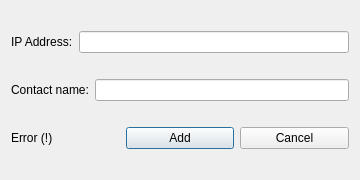
<?xml version="1.0" encoding="UTF-8"?>
<ui version="4.0">
 <class>DialogNewContact</class>
 <widget class="QDialog" name="DialogNewContact">
  <property name="windowModality">
   <enum>Qt::ApplicationModal</enum>
  </property>
  <property name="geometry">
   <rect>
    <x>0</x>
    <y>0</y>
    <width>360</width>
    <height>180</height>
   </rect>
  </property>
  <property name="minimumSize">
   <size>
    <width>320</width>
    <height>160</height>
   </size>
  </property>
  <property name="maximumSize">
   <size>
    <width>360</width>
    <height>180</height>
   </size>
  </property>
  <property name="windowTitle">
   <string>New Contact</string>
  </property>
  <layout class="QVBoxLayout" name="verticalLayout">
   <item>
    <layout class="QHBoxLayout" name="horizontalLayoutIp">
     <item>
      <widget class="QLabel" name="labelIp">
       <property name="text">
        <string>IP Address:</string>
       </property>
      </widget>
     </item>
     <item>
      <widget class="QLineEdit" name="lineEditIp">
       <property name="text">
        <string/>
       </property>
       <property name="placeholderText">
        <string/>
       </property>
      </widget>
     </item>
    </layout>
   </item>
   <item>
    <layout class="QHBoxLayout" name="horizontalLayoutName">
     <item>
      <widget class="QLabel" name="labelName">
       <property name="text">
        <string>Contact name:</string>
       </property>
      </widget>
     </item>
     <item>
      <widget class="QLineEdit" name="lineEditName"/>
     </item>
    </layout>
   </item>
   <item>
    <layout class="QHBoxLayout" name="horizontalLayoutButtons">
     <item>
      <widget class="QLabel" name="labelError">
       <property name="text">
        <string>Error (!)</string>
       </property>
      </widget>
     </item>
     <item>
      <widget class="QPushButton" name="pushButtonAdd">
       <property name="text">
        <string>Add</string>
       </property>
       <property name="default">
        <bool>true</bool>
       </property>
      </widget>
     </item>
     <item>
      <widget class="QPushButton" name="pushButtonCancel">
       <property name="text">
        <string>Cancel</string>
       </property>
       <property name="default">
        <bool>false</bool>
       </property>
      </widget>
     </item>
    </layout>
   </item>
  </layout>
 </widget>
 <resources/>
 <connections/>
</ui>
